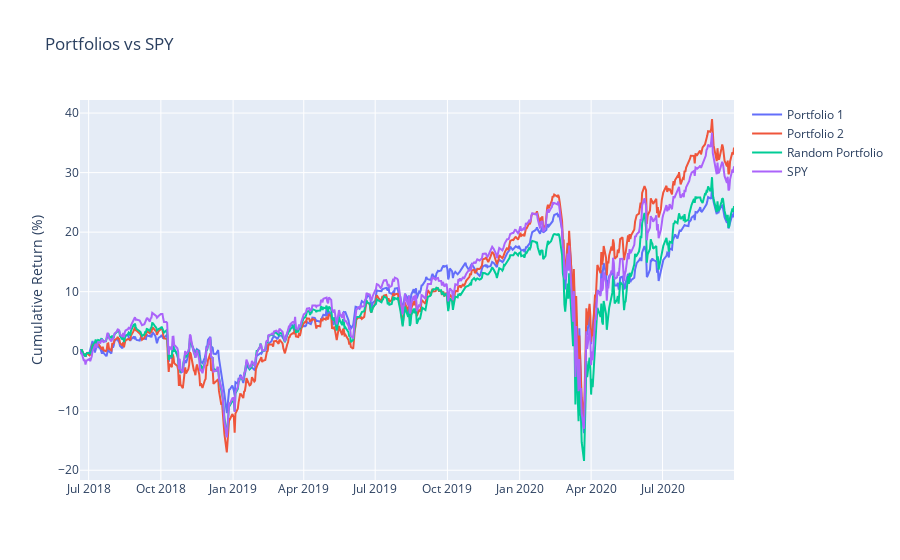

The code cell stored with this chart in its notebook:
### Code cell
trace0 = go.Scatter(
    x = df.Date, y = np.cumsum(w1_returns), name = 'Portfolio 1'
)
trace1 = go.Scatter(
    x = df.Date, y = np.cumsum(w2_returns), name = 'Portfolio 2'
)
trace2 = go.Scatter(
    x = df.Date, y = np.cumsum(w3_returns), name = 'Random Portfolio'
)
trace3 = go.Scatter(
    x = df.Date, y = np.cumsum(df_full['SPY']), name = 'SPY'
)
data = [trace0,trace1,trace2,trace3]
layout = go.Layout(
    title = 'Portfolios vs SPY', yaxis = dict(title = 'Cumulative Return (%)'))
fig = go.Figure(data=data, layout=layout)
plotly.offline.iplot(fig)

### Figure 1 — Plotly figure (JSON) as saved in the notebook; plotly's stock layout.template omitted (floating-point values rounded to 4 significant figures; data arrays with more than 128 entries replaced by an {"elided": "..."} marker saying what was removed)
{"data": [{"name": "Portfolio 1", "type": "scatter", "x": {"elided": "575 str values"}, "y": {"elided": "575 float values"}}, {"name": "Portfolio 2", "type": "scatter", "x": {"elided": "575 str values"}, "y": {"elided": "575 float values"}}, {"name": "Random Portfolio", "type": "scatter", "x": {"elided": "575 str values"}, "y": {"elided": "575 float values"}}, {"name": "SPY", "type": "scatter", "x": {"elided": "575 str values"}, "y": {"elided": "575 float values"}}], "layout": {"title": {"text": "Portfolios vs SPY"}, "yaxis": {"title": {"text": "Cumulative Return (%)"}}}}
